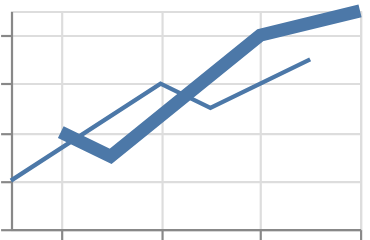

Express this chart as Vega-Lite.
### Vega-Lite specification from a JSON file in a GitHub repository (floating-point values rounded to 4 significant figures)
{"$schema": "https://vega.github.io/schema/vega-lite/v6.json", "padding": 5, "autosize": "none", "data": {"name": "table", "values": [{"c": "A", "g": "p", "x": 1, "y": 2, "v": 5, "t": "2024-01-15", "o": {"v": 3}, "IMDB Rating": 6.1, "d": "x1"}, {"c": "B", "g": "q", "x": 2, "y": 4, "v": 9, "t": "2024-02-20", "o": {"v": 7}, "IMDB Rating": 7.4, "d": "x2"}, {"c": "A", "g": "q", "x": 3, "y": 3, "v": 2, "t": "2024-03-05", "o": {"v": 1}, "IMDB Rating": 5.2, "d": "x1"}, {"c": "C", "g": "p", "x": 4, "y": 6, "v": 7, "t": "2024-05-30", "o": {"v": 4}, "IMDB Rating": 8.8, "d": "x3"}, {"c": "B", "g": "p", "x": 5, "y": 5, "v": 4, "t": "2024-07-11", "o": {"v": 9}, "IMDB Rating": 6.9, "d": "x2"}, {"c": "C", "g": "q", "x": 6, "y": 8, "v": 6, "t": "2024-09-02", "o": {"v": 2}, "IMDB Rating": 7.7, "d": "x3"}, {"c": "A", "g": "p", "x": 7, "y": 7, "v": 8, "t": "2024-11-25", "o": {"v": 5}, "IMDB Rating": 4.4, "d": "x1"}, {"c": "B", "g": "q", "x": 8, "y": 9, "v": 3, "t": "2024-12-31", "o": {"v": 8}, "IMDB Rating": 9.1, "d": "x2"}]}, "width": 160, "height": 100, "mark": "line", "encoding": {"x": {"field": "x", "type": "quantitative"}, "y": {"field": "y", "type": "quantitative"}, "size": {"field": "g", "type": "ordinal"}}, "config": {"scale": {"minStrokeWidth": 2, "maxStrokeWidth": 6}}}
